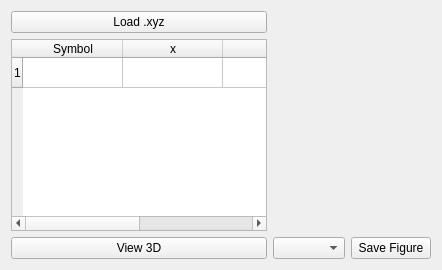
         <widget class="QWidget" name="tab_summary">
          <attribute name="title">
           <string>Summary View</string>
          </attribute>
          <layout class="QGridLayout" name="gridLayout_2">
           <item row="0" column="0">
            <widget class="QPushButton" name="pushButton_load_xyz">
             <property name="text">
              <string>Load .xyz</string>
             </property>
            </widget>
           </item>
           <item row="1" column="0">
            <widget class="QTableWidget" name="tableWidget_xyz_atoms">
             <row>
              <property name="text">
               <string>1</string>
              </property>
             </row>
             <column>
              <property name="text">
               <string>Symbol</string>
              </property>
             </column>
             <column>
              <property name="text">
               <string>x</string>
              </property>
             </column>
             <column>
              <property name="text">
               <string>y</string>
              </property>
             </column>
             <column>
              <property name="text">
               <string>z</string>
              </property>
             </column>
             <item row="0" column="0">
              <property name="text">
               <string/>
              </property>
             </item>
             <item row="0" column="1">
              <property name="text">
               <string/>
              </property>
             </item>
             <item row="0" column="2">
              <property name="text">
               <string/>
              </property>
             </item>
             <item row="0" column="3">
              <property name="text">
               <string/>
              </property>
             </item>
            </widget>
           </item>
           <item row="2" column="0">
            <widget class="QPushButton" name="pushButton_view3d">
             <property name="text">
              <string>View 3D</string>
             </property>
            </widget>
           </item>
           <item row="2" column="1">
            <widget class="QComboBox" name="comboBox_plt"/>
           </item>
           <item row="2" column="2">
            <widget class="QPushButton" name="pushButton_save_fig">
             <property name="text">
              <string>Save Figure</string>
             </property>
            </widget>
           </item>
          </layout>
         </widget>
